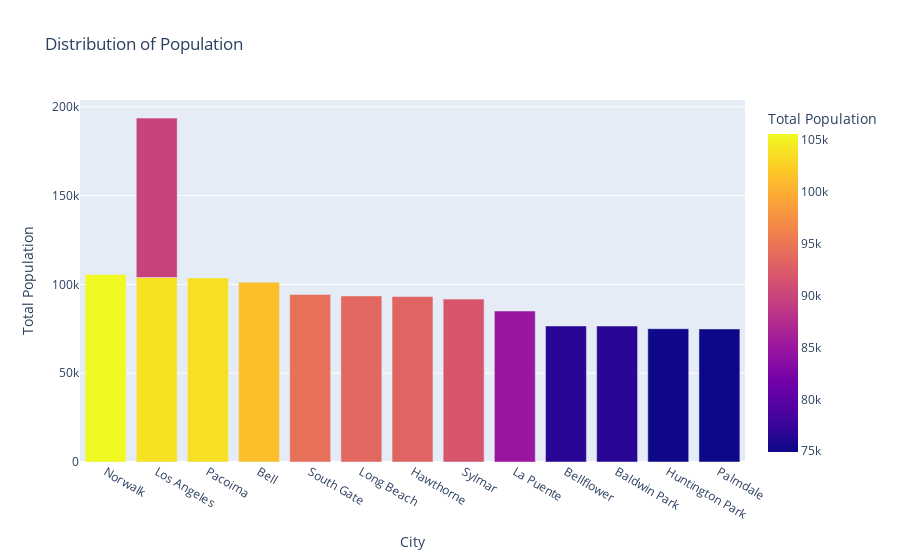

The code cell stored with this chart in its notebook:
### Code cell
# sort descending by the population and draw the top 15 areas
pop_sorted = final_ds.sort_values(by='Total Population',
                                     ascending=False)
pop_top15 = pop_sorted.iloc[0:14]
fig = px.bar(pop_top15, y="Total Population", x="City",
 orientation = "v", color='Total Population',
             title='Distribution of Population')
fig.show()

### Figure 1 — Plotly figure (JSON) as saved in the notebook; plotly's stock layout.template omitted (floating-point values rounded to 4 significant figures)
{"data": [{"alignmentgroup": "True", "hovertemplate": "City=%{x}<br>Total Population=%{marker.color}<extra></extra>", "legendgroup": "", "marker": {"color": [105549, 103892, 103689, 101279, 94396, 93524, 93193, 91725, 89779, 85040, 76615, 76571, 75066, 74929], "coloraxis": "coloraxis"}, "name": "", "offsetgroup": "", "orientation": "v", "showlegend": false, "textposition": "auto", "type": "bar", "x": ["Norwalk", "Los Angeles", "Pacoima", "Bell", "South Gate", "Long Beach", "Hawthorne", "Sylmar", "Los Angeles", "La Puente", "Bellflower", "Baldwin Park", "Huntington Park", "Palmdale"], "xaxis": "x", "y": [105549, 103892, 103689, 101279, 94396, 93524, 93193, 91725, 89779, 85040, 76615, 76571, 75066, 74929], "yaxis": "y"}], "layout": {"barmode": "relative", "coloraxis": {"colorbar": {"title": {"text": "Total Population"}}, "colorscale": [[0, "#0d0887"], [0.1111, "#46039f"], [0.2222, "#7201a8"], [0.3333, "#9c179e"], [0.4444, "#bd3786"], [0.5556, "#d8576b"], [0.6667, "#ed7953"], [0.7778, "#fb9f3a"], [0.8889, "#fdca26"], [1, "#f0f921"]]}, "legend": {"tracegroupgap": 0}, "title": {"text": "Distribution of Population"}, "xaxis": {"anchor": "y", "domain": [0, 1], "title": {"text": "City"}}, "yaxis": {"anchor": "x", "domain": [0, 1], "title": {"text": "Total Population"}}}}
